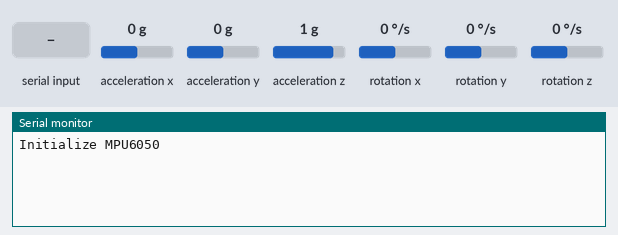
Recording of a sketch running on a simulated Arduino Uno, built with avr-gcc and run on an emulated ATmega328P. Parts: the last lines printed to the serial monitor. Wiring (inferred from the names in the program): MPU-6050 motion sensor at I2C address 0x68. The test bench sets the inputs (shaded band); at power-on: acceleration x 0 g, acceleration y 0 g, acceleration z 1 g, rotation x 0 °/s, rotation y 0 °/s, rotation z 0 °/s.

Above: at 1.2 s.
1.3 s: byte 30 received over Serial
At 2.0 s:
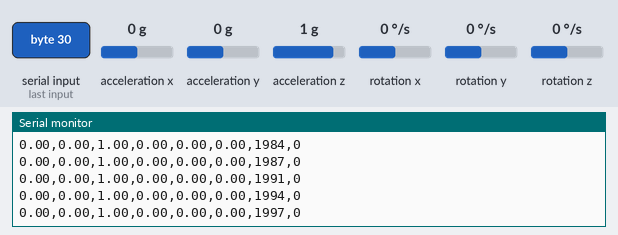
2.8 s: acceleration x set to -1.4 g
At 3.3 s:
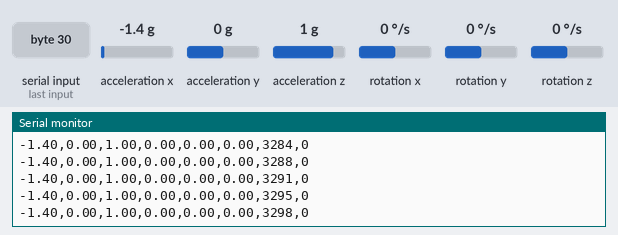
4.3 s: acceleration y set to -1.4 g
At 5.2 s:
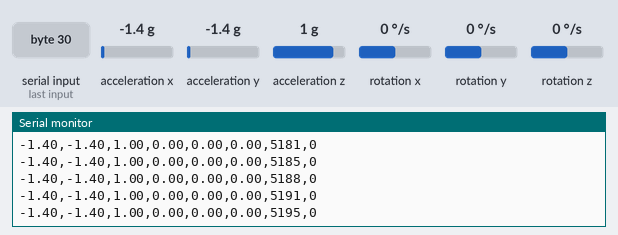
5.8 s: acceleration z set to -1.4 g
At 6.7 s:
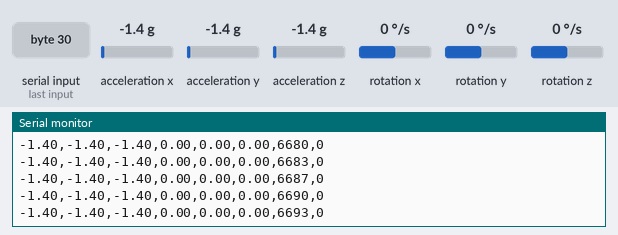
7.3 s: byte 90 received over Serial
8.8 s: rotation x set to -192 °/s
At 9.3 s:
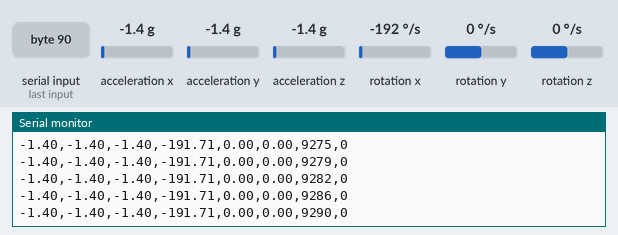

Measured:
- after the input at 1.3 s, the serial monitor: prints a new line at once (image 1)

The sketch:

Firmware.ino
```cpp
#include <Wire.h>
#include "Wire.h"
#include "MPU6050_bdt.h"

MPU6050 mpu;

void setup() {
  Serial.begin(115200);


  Serial.println("Initialize MPU6050");
  while (!mpu.begin(MPU6050_SCALE_2000DPS, MPU6050_RANGE_2G, MPU6050_NORMAL, WIRE_400kHz))
  {
    Serial.println("Could not find a valid MPU6050 sensor, check wiring!");
    delay(500);
  }

  // If you want, you can set accelerometer offsets
  // mpu.setAccelOffsetX();
  // mpu.setAccelOffsetY();
  // mpu.setAccelOffsetZ();

  //mpu.setDHPFMode(MPU6050_DHPF_HOLD);
  //mpu.setDHPFMode(MPU6050_DHPF_0_63HZ);
  //mpu.setDHPFMode(MPU6050_DHPF_1_25HZ);
  //mpu.setDHPFMode(MPU6050_DHPF_2_5HZ);
  //mpu.setDHPFMode(MPU6050_DHPF_5HZ);
  //mpu.setDHPFMode(MPU6050_DHPF_RESET);

  //mpu.setDLPFMode(MPU6050_DLPF_6);
  //mpu.setDLPFMode(MPU6050_DLPF_5);
  //mpu.setDLPFMode(MPU6050_DLPF_4);
  //mpu.setDLPFMode(MPU6050_DLPF_3);
  //mpu.setDLPFMode(MPU6050_DLPF_2);
  //mpu.setDLPFMode(MPU6050_DLPF_1);
  mpu.setDLPFMode(MPU6050_DLPF_0);
}

int c = 0;
void loop() {

  c = 0;
  if (Serial.available()) {
    while (c == 0) {

      long unsigned int t = millis();
      mpu.readNormalizeGyro();
      mpu.readScaledAccel();

      Serial.print(mpu.sax); Serial.print(",");
      Serial.print(mpu.say); Serial.print(",");
      Serial.print(mpu.saz); Serial.print(",");


      Serial.print(mpu.ngx); Serial.print(",");
      Serial.print(mpu.ngy); Serial.print(",");
      Serial.print(mpu.ngz); Serial.print(",");

      Serial.print(t); Serial.print(",");
      Serial.print(0);
      Serial.println();

      byte s = Serial.read();
      if (Serial.available()) {
        Serial.read();
        c = 1;
      }
    }
  }
}
```

MPU6050_bdt.cpp
```cpp
// (licence header left out)
#if ARDUINO >= 100
#include "Arduino.h"
#else
#include "WProgram.h"
#endif

#include <Wire.h>
#include <math.h>

#include "MPU6050_bdt.h"

bool MPU6050::begin(mpu6050_dps_t scale, mpu6050_range_t range, mpu6050_adress adress, wire_speed speed) {
  // Address
  mpuAddress = adress;

  Wire.begin();

  Wire.setClock(speed);

  // Reset calibrate values
  dgx = 0;
  dgy = 0;
  dgz = 0;
  useCalibrate = false;

  // Reset threshold values
  tgx = 0;
  tgy = 0;
  tgz = 0;
  actualThreshold = 0;

  // Check MPU6050 Who Am I Register
  Wire.beginTransmission(mpuAddress);
  Wire.write(0x6B);  // PWR_MGMT_1 register
  Wire.write(0);     // set to zero (wakes up the MPU-6050)
  Wire.endTransmission(true);

  if (fastRegister8(MPU6050_REG_WHO_AM_I) != adress) {
    return false;
  }

  // Set Clock Source
  setClockSource(MPU6050_CLOCK_PLL_XGYRO);

  // Set Scale & Range
  setScale(scale);
  setRange(range);

  // Disable Sleep Mode
  setSleepEnabled(false);

  return true;
}

void MPU6050::setScale(mpu6050_dps_t scale) {
  int8_t value;

  switch (scale)
  {
    case MPU6050_SCALE_250DPS:
      dpsPerDigit = .007633f;
      break;
    case MPU6050_SCALE_500DPS:
      dpsPerDigit = .015267f;
      break;
    case MPU6050_SCALE_1000DPS:
      dpsPerDigit = .030487f;
      break;
    case MPU6050_SCALE_2000DPS:
      dpsPerDigit = .060975f;
      break;
    default:
      break;
  }

  value = readRegister8(MPU6050_REG_GYRO_CONFIG);
  value &= 0b11100111;
  value |= (scale << 3);
  writeRegister8(MPU6050_REG_GYRO_CONFIG, value);
}

mpu6050_dps_t MPU6050::getScale(void) {
  int8_t value;
  value = readRegister8(MPU6050_REG_GYRO_CONFIG);
  value &= 0b00011000;
  value >>= 3;
  return (mpu6050_dps_t)value;
}

void MPU6050::setRange(mpu6050_range_t range) {
  int8_t value;

  switch (range) {
    case MPU6050_RANGE_2G:
      rangePerDigit = .000061f;
      break;
    case MPU6050_RANGE_4G:
      rangePerDigit = .000122f;
      break;
    case MPU6050_RANGE_8G:
      rangePerDigit = .000244f;
      break;
    case MPU6050_RANGE_16G:
      rangePerDigit = .0004882f;
      break;
    default:
      break;
  }

  value = readRegister8(MPU6050_REG_ACCEL_CONFIG);
  value &= 0b11100111;
  value |= (range << 3);
  writeRegister8(MPU6050_REG_ACCEL_CONFIG, value);
}

mpu6050_range_t MPU6050::getRange(void) {
  int8_t value;
  value = readRegister8(MPU6050_REG_ACCEL_CONFIG);
  value &= 0b00011000;
  value >>= 3;
  return (mpu6050_range_t)value;
}

void MPU6050::setDHPFMode(mpu6050_dhpf_t dhpf) {
  int8_t value;
  value = readRegister8(MPU6050_REG_ACCEL_CONFIG);
  value &= 0b11111000;
  value |= dhpf;
  writeRegister8(MPU6050_REG_ACCEL_CONFIG, value);
}

void MPU6050::setDLPFMode(mpu6050_dlpf_t dlpf) {
  int8_t value;
  value = readRegister8(MPU6050_REG_CONFIG);
  value &= 0b11111000;
  value |= dlpf;
  writeRegister8(MPU6050_REG_CONFIG, value);
}

void MPU6050::setClockSource(mpu6050_clockSource_t source) {
  int8_t value;
  value = readRegister8(MPU6050_REG_PWR_MGMT_1);
  value &= 0b11111000;
  value |= source;
  writeRegister8(MPU6050_REG_PWR_MGMT_1, value);
}

mpu6050_clockSource_t MPU6050::getClockSource(void) {
  int8_t value;
  value = readRegister8(MPU6050_REG_PWR_MGMT_1);
  value &= 0b00000111;
  return (mpu6050_clockSource_t)value;
}

bool MPU6050::getSleepEnabled(void) {
  return readRegisterBit(MPU6050_REG_PWR_MGMT_1, 6);
}

void MPU6050::setSleepEnabled(bool state) {
  writeRegisterBit(MPU6050_REG_PWR_MGMT_1, 6, state);
}

bool MPU6050::getIntZeroMotionEnabled(void) {
  return readRegisterBit(MPU6050_REG_INT_ENABLE, 5);
}

void MPU6050::setIntZeroMotionEnabled(bool state) {
  writeRegisterBit(MPU6050_REG_INT_ENABLE, 5, state);
}

bool MPU6050::getIntMotionEnabled(void) {
  return readRegisterBit(MPU6050_REG_INT_ENABLE, 6);
}

void MPU6050::setIntMotionEnabled(bool state) {
  writeRegisterBit(MPU6050_REG_INT_ENABLE, 6, state);
}

bool MPU6050::getIntFreeFallEnabled(void) {
  return readRegisterBit(MPU6050_REG_INT_ENABLE, 7);
}

void MPU6050::setIntFreeFallEnabled(bool state) {
  writeRegisterBit(MPU6050_REG_INT_ENABLE, 7, state);
}

int8_t MPU6050::getMotionDetectionThreshold(void) {
  return readRegister8(MPU6050_REG_MOT_THRESHOLD);
}

void MPU6050::setMotionDetectionThreshold(int8_t threshold) {
  writeRegister8(MPU6050_REG_MOT_THRESHOLD, threshold);
}

int8_t MPU6050::getMotionDetectionDuration(void) {
  return readRegister8(MPU6050_REG_MOT_DURATION);
}

void MPU6050::setMotionDetectionDuration(int8_t duration) {
  writeRegister8(MPU6050_REG_MOT_DURATION, duration);
}

int8_t MPU6050::getZeroMotionDetectionThreshold(void) {
  return readRegister8(MPU6050_REG_ZMOT_THRESHOLD);
}

void MPU6050::setZeroMotionDetectionThreshold(int8_t threshold) {
  writeRegister8(MPU6050_REG_ZMOT_THRESHOLD, threshold);
}

int8_t MPU6050::getZeroMotionDetectionDuration(void) {
  return readRegister8(MPU6050_REG_ZMOT_DURATION);
}

void MPU6050::setZeroMotionDetectionDuration(int8_t duration) {
  writeRegister8(MPU6050_REG_ZMOT_DURATION, duration);
}

int8_t MPU6050::getFreeFallDetectionThreshold(void) {
  return readRegister8(MPU6050_REG_FF_THRESHOLD);
}

void MPU6050::setFreeFallDetectionThreshold(int8_t threshold)
{
  writeRegister8(MPU6050_REG_FF_THRESHOLD, threshold);
}

int8_t MPU6050::getFreeFallDetectionDuration(void) {
  return readRegister8(MPU6050_REG_FF_DURATION);
}

void MPU6050::setFreeFallDetectionDuration(int8_t duration) {
  writeRegister8(MPU6050_REG_FF_DURATION, duration);
}

bool MPU6050::getI2CMasterModeEnabled(void) {
  return readRegisterBit(MPU6050_REG_USER_CTRL, 5);
}

void MPU6050::setI2CMasterModeEnabled(bool state) {
  writeRegisterBit(MPU6050_REG_USER_CTRL, 5, state);
}

void MPU6050::setI2CBypassEnabled(bool state) {
  return writeRegisterBit(MPU6050_REG_INT_PIN_CFG, 1, state);
}

bool MPU6050::getI2CBypassEnabled(void) {
  return readRegisterBit(MPU6050_REG_INT_PIN_CFG, 1);
}

void MPU6050::setAccelPowerOnDelay(mpu6050_onDelay_t delay) {
  int8_t value;
  value = readRegister8(MPU6050_REG_MOT_DETECT_CTRL);
  value &= 0b11001111;
  value |= (delay << 4);
  writeRegister8(MPU6050_REG_MOT_DETECT_CTRL, value);
}

mpu6050_onDelay_t MPU6050::getAccelPowerOnDelay(void) {
  int8_t value;
  value = readRegister8(MPU6050_REG_MOT_DETECT_CTRL);
  value &= 0b00110000;
  return (mpu6050_onDelay_t)(value >> 4);
}

int8_t MPU6050::getIntStatus(void) {
  return readRegister8(MPU6050_REG_INT_STATUS);
}

Activites MPU6050::readActivites(void) {
  int8_t data = readRegister8(MPU6050_REG_INT_STATUS);

  a.isOverflow = ((data >> 4) & 1);
  a.isFreeFall = ((data >> 7) & 1);
  a.isInactivity = ((data >> 5) & 1);
  a.isActivity = ((data >> 6) & 1);
  a.isDataReady = ((data >> 0) & 1);

  data = readRegister8(MPU6050_REG_MOT_DETECT_STATUS);

  a.isNegActivityOnX = ((data >> 7) & 1);
  a.isPosActivityOnX = ((data >> 6) & 1);

  a.isNegActivityOnY = ((data >> 5) & 1);
  a.isPosActivityOnY = ((data >> 4) & 1);

  a.isNegActivityOnZ = ((data >> 3) & 1);
  a.isPosActivityOnZ = ((data >> 2) & 1);

}

void MPU6050::readRawAccel(void) {
  Wire.beginTransmission(mpuAddress);
#if ARDUINO >= 100
  Wire.write(MPU6050_REG_ACCEL_XOUT_H);
#else
  Wire.send(MPU6050_REG_ACCEL_XOUT_H);
#endif
  Wire.endTransmission(false);

  //Wire.beginTransmission(mpuAddress);
  Wire.requestFrom(mpuAddress, 6, true); // request a total of 14 registers

  //while (Wire.available() < 6);

#if ARDUINO >= 100
  rax = Wire.read() << 8 | Wire.read();
  ray = Wire.read() << 8 | Wire.read();
  raz = Wire.read() << 8 | Wire.read();
#else
  rax = Wire.recieve() << 8 | Wire.recieve();
  ray = Wire.recieve() << 8 | Wire.recieve();
  raz = Wire.recieve() << 8 | Wire.recieve();
#endif

}

void MPU6050::readNormalizeAccel(void) {
  readRawAccel();

  nax = rax * rangePerDigit * G;
  nay = ray * rangePerDigit * G;
  naz = raz * rangePerDigit * G;
}

void MPU6050::readScaledAccel(void) {
  readRawAccel();

  sax = rax * rangePerDigit;
  say = ray * rangePerDigit;
  saz = raz * rangePerDigit;
}


void MPU6050::readRawGyro(void) {
  Wire.beginTransmission(mpuAddress);
#if ARDUINO >= 100
  Wire.write(MPU6050_REG_GYRO_XOUT_H);
#else
  Wire.send(MPU6050_REG_GYRO_XOUT_H);
#endif
  Wire.endTransmission(false);

  //Wire.beginTransmission(mpuAddress);
  Wire.requestFrom(mpuAddress, 6, true);

  //while (Wire.available() < 6);

#if ARDUINO >= 100
  rgx = Wire.read() << 8 | Wire.read();
  rgy = Wire.read() << 8 | Wire.read();
  rgz = Wire.read() << 8 | Wire.read();
#else
  rgx = Wire.receive() << 8 | Wire.receive();
  rgy = Wire.receive() << 8 | Wire.receive();
  rgz = Wire.receive() << 8 | Wire.receive();
#endif

}

void MPU6050::readNormalizeGyro(void) {
  readRawGyro();

  if (useCalibrate) {
    ngx = (rgx - dgx) * dpsPerDigit;
    ngy = (rgy - dgy) * dpsPerDigit;
    ngz = (rgz - dgz) * dpsPerDigit;
  } else {
    ngx = rgx * dpsPerDigit;
    ngy = rgy * dpsPerDigit;
    ngz = rgz * dpsPerDigit;
  }

  if (actualThreshold) {
    if (abs(ngx) < tgx)
      ngx = 0;

    if (abs(ngy) < tgy)
      ngy = 0;

    if (abs(ngz) < tgz)
      ngz = 0;
  }
}

float MPU6050::readTemperature(void) {
  int16_t T;
  T = readRegister16(MPU6050_REG_TEMP_OUT_H);
  return (float)T / 340 + 36.53;
}

int16_t MPU6050::getGyroOffsetX(void) {
  return readRegister16(MPU6050_REG_GYRO_XOFFS_H);
}

int16_t MPU6050::getGyroOffsetY(void) {
  return readRegister16(MPU6050_REG_GYRO_YOFFS_H);
}

int16_t MPU6050::getGyroOffsetZ(void) {
  return readRegister16(MPU6050_REG_GYRO_ZOFFS_H);
}

void MPU6050::setGyroOffsetX(int16_t offset) {
  writeRegister16(MPU6050_REG_GYRO_XOFFS_H, offset);
}

void MPU6050::setGyroOffsetY(int16_t offset) {
  writeRegister16(MPU6050_REG_GYRO_YOFFS_H, offset);
}

void MPU6050::setGyroOffsetZ(int16_t offset) {
  writeRegister16(MPU6050_REG_GYRO_ZOFFS_H, offset);
}

int16_t MPU6050::getAccelOffsetX(void) {
  return readRegister16(MPU6050_REG_ACCEL_XOFFS_H);
}

int16_t MPU6050::getAccelOffsetY(void) {
  return readRegister16(MPU6050_REG_ACCEL_YOFFS_H);
}

int16_t MPU6050::getAccelOffsetZ(void) {
  return readRegister16(MPU6050_REG_ACCEL_ZOFFS_H);
}

void MPU6050::setAccelOffsetX(int16_t offset) {
  writeRegister16(MPU6050_REG_ACCEL_XOFFS_H, offset);
}

void MPU6050::setAccelOffsetY(int16_t offset) {
  writeRegister16(MPU6050_REG_ACCEL_YOFFS_H, offset);
}

void MPU6050::setAccelOffsetZ(int16_t offset) {
  writeRegister16(MPU6050_REG_ACCEL_ZOFFS_H, offset);
}

// Calibrate algorithm
void MPU6050::calibrateGyro(int16_t samples) {
  // Set calibrate
  useCalibrate = true;

  // Reset values
  float sumX = 0;
  float sumY = 0;
  float sumZ = 0;
  float sigmaX = 0;
  float sigmaY = 0;
  float sigmaZ = 0;

  // Read n-samples
  for (int16_t i = 0; i < samples; ++i)
  {
    readRawGyro();
    sumX += rgx;
    sumY += rgy;
    sumZ += rgz;

    sigmaX += rgx * rgx;
    sigmaY += rgy * rgy;
    sigmaZ += rgz * rgz;

    delay(5);
  }

  // Calculate delta vectors
  dgx = sumX / samples;
  dgy = sumY / samples;
  dgz = sumZ / samples;

  // Calculate threshold vectors
  thx = sqrt((sigmaX / 50) - (dgx * dgx));
  thy = sqrt((sigmaY / 50) - (dgy * dgy));
  thz = sqrt((sigmaZ / 50) - (dgz * dgz));

  // If already set threshold, recalculate threshold vectors
  if (actualThreshold > 0)
  {
    setThreshold(actualThreshold);
  }
}

// Get current threshold value
int16_t MPU6050::getThreshold(void) {
  return actualThreshold;
}

// Set treshold value
void MPU6050::setThreshold(int16_t multiple) {
  if (multiple > 0)
  {
    // If not calibrated, need calibrate
    if (!useCalibrate)
    {
      calibrateGyro();
    }

    // Calculate threshold vectors
    tgx = thx * multiple;
    tgy = thy * multiple;
    tgz = thz * multiple;
  } else
  {
    // No threshold
    tgx = 0;
    tgy = 0;
    tgz = 0;
  }

  // Remember old threshold value
  actualThreshold = multiple;
}

// Fast read 8-bit from register
int8_t MPU6050::fastRegister8(int8_t reg) {
  int8_t value;

  Wire.beginTransmission(mpuAddress);
#if ARDUINO >= 100
  Wire.write(reg);
#else
  Wire.send(reg);
#endif
  Wire.endTransmission();

  Wire.beginTransmission(mpuAddress);
  Wire.requestFrom(mpuAddress, 1);
#if ARDUINO >= 100
  value = Wire.read();
#else
  value = Wire.receive();
#endif;
  Wire.endTransmission();

  return value;
}

// Read 8-bit from register
int8_t MPU6050::readRegister8(int8_t reg) {
  int8_t value;

  Wire.beginTransmission(mpuAddress);
#if ARDUINO >= 100
  Wire.write(reg);
#else
  Wire.send(reg);
#endif
  Wire.endTransmission();

  Wire.beginTransmission(mpuAddress);
  Wire.requestFrom(mpuAddress, 1);
  while (!Wire.available()) {};
#if ARDUINO >= 100
  value = Wire.read();
#else
  value = Wire.receive();
#endif;
  Wire.endTransmission();

  return value;
}

// Write 8-bit to register
void MPU6050::writeRegister8(int8_t reg, int8_t value) {
  Wire.beginTransmission(mpuAddress);

#if ARDUINO >= 100
  Wire.write(reg);
  Wire.write(value);
#else
  Wire.send(reg);
  Wire.send(value);
#endif
  Wire.endTransmission();
}

int16_t MPU6050::readRegister16(int8_t reg) {
  int16_t value;
  Wire.beginTransmission(mpuAddress);
#if ARDUINO >= 100
  Wire.write(reg);
#else
  Wire.send(reg);
#endif
  Wire.endTransmission();

  Wire.beginTransmission(mpuAddress);
  Wire.requestFrom(mpuAddress, 2);
  while (!Wire.available()) {};
#if ARDUINO >= 100
  int8_t vha = Wire.read();
  int8_t vla = Wire.read();
#else
  int8_t vha = Wire.receive();
  int8_t vla = Wire.receive();
#endif;
  Wire.endTransmission();

  value = vha << 8 | vla;

  return value;
}

void MPU6050::writeRegister16(int8_t reg, int16_t value) {
  Wire.beginTransmission(mpuAddress);

#if ARDUINO >= 100
  Wire.write(reg);
  Wire.write((int8_t)(value >> 8));
  Wire.write((int8_t)value);
#else
  Wire.send(reg);
  Wire.send((int8_t)(value >> 8));
  Wire.send((int8_t)value);
#endif
  Wire.endTransmission();
}

// Read register bit
bool MPU6050::readRegisterBit(int8_t reg, int8_t pos) {
  int8_t value;
  value = readRegister8(reg);
  return ((value >> pos) & 1);
}

// Write register bit
void MPU6050::writeRegisterBit(int8_t reg, int8_t pos, bool state) {
  int8_t value;
  value = readRegister8(reg);

  if (state) {
    value |= (1 << pos);
  } else {
    value &= ~(1 << pos);
  }

  writeRegister8(reg, value);
}
```

Source omitted: MPU6050_bdt.h (8650 bytes)
